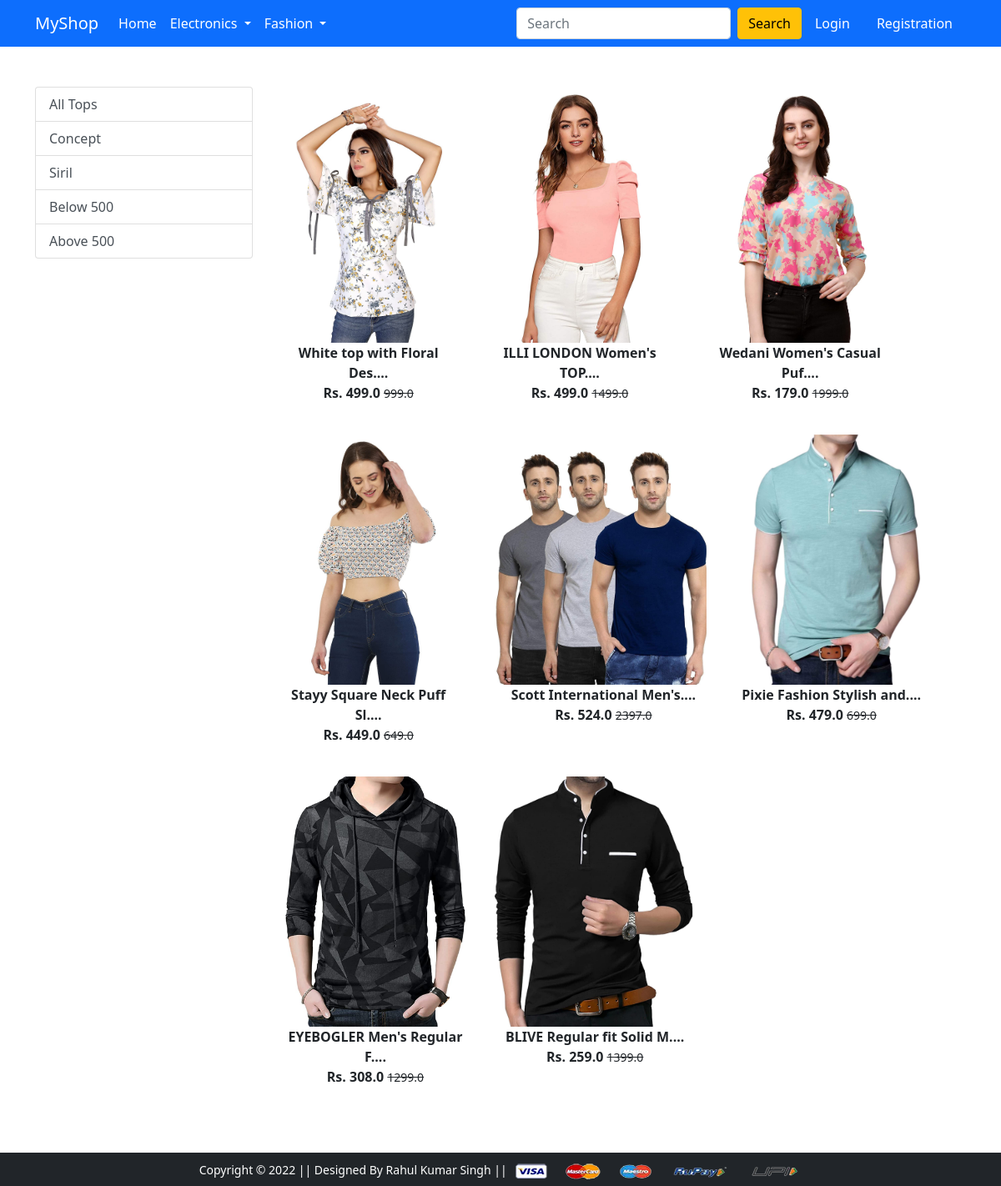
Screenshot of /topwear/ with the database file from the repository.
### app/models.py (models this page shows, shortened)
class Product(models.Model):
    title = models.CharField(max_length=100)
    selling_price = models.FloatField()
    discounted_price = models.FloatField()
    description = models.TextField()
    brand = models.CharField(max_length=100)
    category = models.CharField(choices=CATEGORY_CHOICE, max_length=2)
    product_image = models.ImageField(upload_to= 'productimg')

### app/views.py (the view)
# urls.py: path('topwear/', views.topwear, name='topwear'),
def topwear(request, data =None):
 totalitem = 0
 if request.user.is_authenticated:
    totalitem = len(Cart.objects.filter(user=request.user))
 if data == None:
     topwears = Product.objects.filter(category='TW')
 elif data == 'Concept' or data == 'Siril':
     topwears = Product.objects.filter(category='TW').filter(brand=data)
 elif data == 'below':
     topwears = Product.objects.filter(category='TW').filter(discounted_price__lt=500)
 elif data == 'above':
     topwears = Product.objects.filter(category='TW').filter(discounted_price__gt=500)
 return render(request, 'app/topwear.html', {'topwears': topwears, 'totalitem': totalitem})

### app/templates/app/topwear.html (shortened to what this page needs)
{% extends 'app/base.html' %}
{% load static %}
{% block main-content %}
<div class="container my-5">
 <div class="row">
  <div class="col-sm-3">
  <div class="list-group">
   <a href="{% url 'topwear' %}" class="list-group-item list-group-item-action"
      aria-current="true">All Tops</a>
    <a href="{%url 'topweardata' 'Concept'  %}" class="list-group-item list-group-item-action"
      aria-current="true">Concept</a>
    <a href="{%url 'topweardata' 'Siril' %}" class="list-group-item list-group-item-action"
      aria-current="true">Siril</a>
    <a href="{%url 'topweardata' 'below' %}" class="list-group-item list-group-item-action"
      aria-current="true">Below 500</a>
    <a href="{%url 'topweardata' 'above' %}" class="list-group-item list-group-item-action"
      aria-current="true">Above 500</a>
  </div>
  </div>
  <div class="col-sm-8">
   <div class="row">
    {% for product in topwears  %}
     <div class="col-sm-4 text-center mb-4">
      <a href="{% url 'product-detail' product.id %}" class="btn">
       <div class="item">
        <img src="{{ product.product_image.url}}" alt="" height="300" class="">
        <div class="fw-bold">{{product.title|slice:":25"}}....</div>
        <div class="fw-bold">Rs. {{product.discounted_price}}
        <small class="fw-light text-decoration-line-through">{{product.selling_price}}</small>
        </div>
        </div>
      </a>
      </div>
    {% endfor %}
   </div>
  </div>
 </div>
</div>
{% endblock main-content %}

### rows the page displays
Product: product_image (picture), title "White top with Floral Des", discounted_price "499.0", selling_price "999.0"
Product: product_image (picture), title "ILLI LONDON Women's TOP", discounted_price "499.0", selling_price "1499.0"
Product: product_image (picture), title "Wedani Women's Casual Puf", discounted_price "179.0", selling_price "1999.0"
Product: product_image (picture), title "Stayy Square Neck Puff Sl", discounted_price "449.0", selling_price "649.0"
Product: product_image (picture), title "Scott International Men's", discounted_price "524.0", selling_price "2397.0"
Product: product_image (picture), title "Pixie Fashion Stylish and", discounted_price "479.0", selling_price "699.0"
Product: product_image (picture), title "EYEBOGLER Men's Regular F", discounted_price "308.0", selling_price "1299.0"
Product: product_image (picture), title "BLIVE Regular fit Solid M", discounted_price "259.0", selling_price "1399.0"
